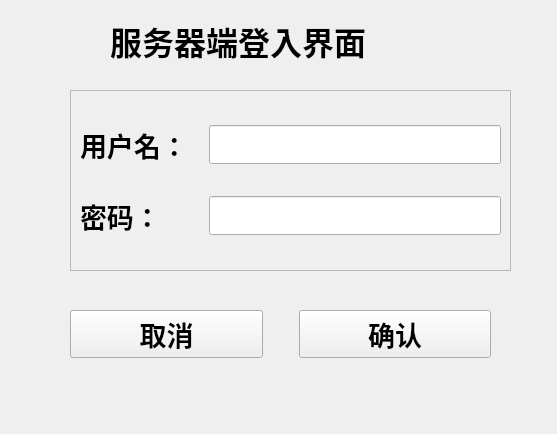
<?xml version="1.0" encoding="UTF-8"?>
<ui version="4.0">
 <class>Form</class>
 <widget class="QWidget" name="Form">
  <property name="geometry">
   <rect>
    <x>0</x>
    <y>0</y>
    <width>557</width>
    <height>434</height>
   </rect>
  </property>
  <property name="sizePolicy">
   <sizepolicy hsizetype="Fixed" vsizetype="Fixed">
    <horstretch>0</horstretch>
    <verstretch>0</verstretch>
   </sizepolicy>
  </property>
  <property name="minimumSize">
   <size>
    <width>557</width>
    <height>434</height>
   </size>
  </property>
  <property name="maximumSize">
   <size>
    <width>557</width>
    <height>434</height>
   </size>
  </property>
  <property name="windowTitle">
   <string>Form</string>
  </property>
  <widget class="QLabel" name="label">
   <property name="geometry">
    <rect>
     <x>110</x>
     <y>20</y>
     <width>331</width>
     <height>41</height>
    </rect>
   </property>
   <property name="sizePolicy">
    <sizepolicy hsizetype="Fixed" vsizetype="Fixed">
     <horstretch>0</horstretch>
     <verstretch>0</verstretch>
    </sizepolicy>
   </property>
   <property name="font">
    <font>
     <family>Arial</family>
     <pointsize>24</pointsize>
     <weight>75</weight>
     <bold>true</bold>
    </font>
   </property>
   <property name="text">
    <string>服务器端登入界面</string>
   </property>
  </widget>
  <widget class="QFrame" name="frame">
   <property name="geometry">
    <rect>
     <x>70</x>
     <y>90</y>
     <width>441</width>
     <height>181</height>
    </rect>
   </property>
   <property name="frameShape">
    <enum>QFrame::StyledPanel</enum>
   </property>
   <property name="frameShadow">
    <enum>QFrame::Raised</enum>
   </property>
   <layout class="QGridLayout" name="gridLayout">
    <item row="0" column="0">
     <widget class="QLabel" name="label_2">
      <property name="font">
       <font>
        <family>Arial</family>
        <pointsize>20</pointsize>
        <weight>75</weight>
        <bold>true</bold>
       </font>
      </property>
      <property name="text">
       <string>用户名：  </string>
      </property>
     </widget>
    </item>
    <item row="0" column="1">
     <widget class="QLineEdit" name="lineEdit">
      <property name="font">
       <font>
        <family>Arial</family>
        <pointsize>20</pointsize>
        <weight>75</weight>
        <bold>true</bold>
       </font>
      </property>
      <property name="maxLength">
       <number>15</number>
      </property>
     </widget>
    </item>
    <item row="1" column="0">
     <widget class="QLabel" name="label_3">
      <property name="font">
       <font>
        <family>Arial</family>
        <pointsize>20</pointsize>
        <weight>75</weight>
        <bold>true</bold>
       </font>
      </property>
      <property name="text">
       <string>密码：</string>
      </property>
     </widget>
    </item>
    <item row="1" column="1">
     <widget class="QLineEdit" name="lineEdit_2">
      <property name="font">
       <font>
        <family>Arial</family>
        <pointsize>20</pointsize>
        <weight>75</weight>
        <bold>true</bold>
       </font>
      </property>
      <property name="maxLength">
       <number>15</number>
      </property>
     </widget>
    </item>
   </layout>
  </widget>
  <widget class="QWidget" name="layoutWidget">
   <property name="geometry">
    <rect>
     <x>70</x>
     <y>310</y>
     <width>421</width>
     <height>49</height>
    </rect>
   </property>
   <layout class="QHBoxLayout" name="horizontalLayout">
    <item>
     <widget class="QPushButton" name="pushButton">
      <property name="font">
       <font>
        <family>Arial</family>
        <pointsize>20</pointsize>
        <weight>75</weight>
        <bold>true</bold>
       </font>
      </property>
      <property name="text">
       <string>取消</string>
      </property>
     </widget>
    </item>
    <item>
     <spacer name="horizontalSpacer">
      <property name="orientation">
       <enum>Qt::Horizontal</enum>
      </property>
      <property name="sizeType">
       <enum>QSizePolicy::Minimum</enum>
      </property>
      <property name="sizeHint" stdset="0">
       <size>
        <width>30</width>
        <height>20</height>
       </size>
      </property>
     </spacer>
    </item>
    <item>
     <widget class="QPushButton" name="pushButton_2">
      <property name="font">
       <font>
        <family>Arial</family>
        <pointsize>20</pointsize>
        <weight>75</weight>
        <bold>true</bold>
       </font>
      </property>
      <property name="text">
       <string>确认</string>
      </property>
     </widget>
    </item>
   </layout>
  </widget>
 </widget>
 <resources/>
 <connections/>
</ui>
